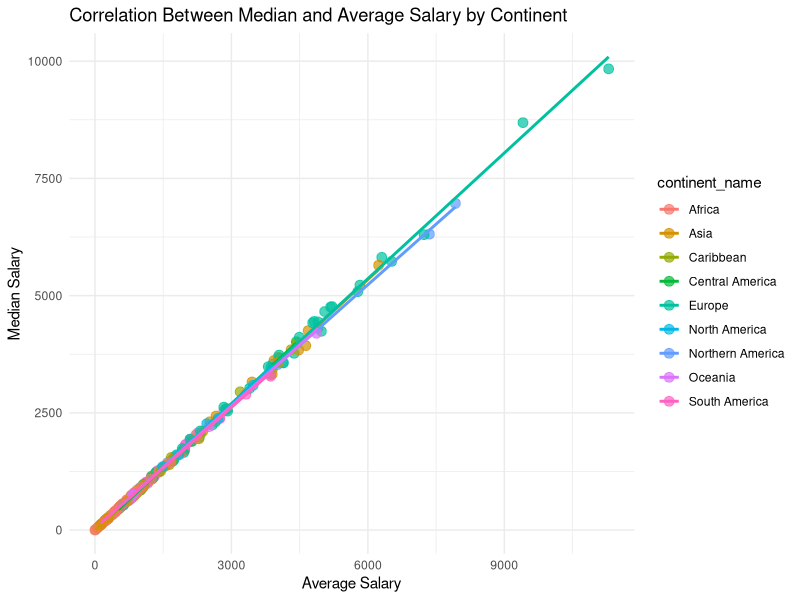
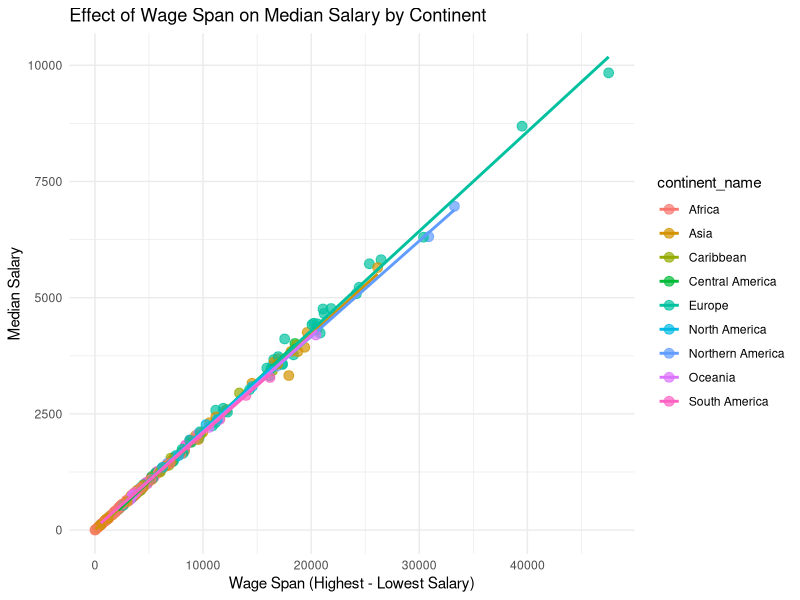
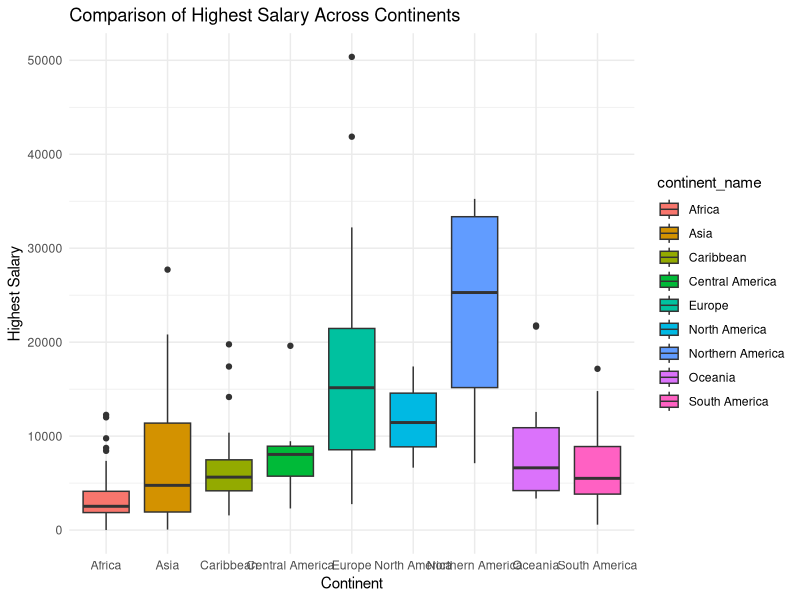
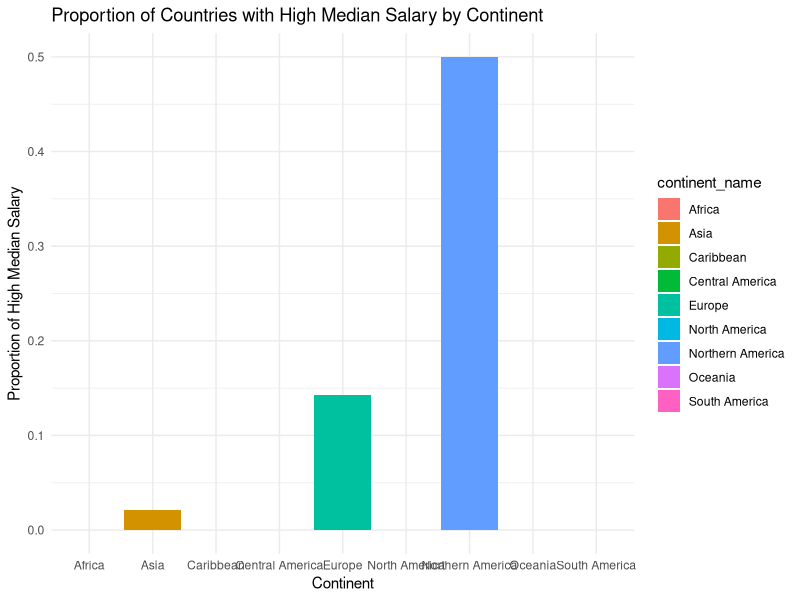

Recreate these plots in R, in order.
# Load necessary libraries
library(dplyr)
library(ggplot2)
library(stats)
library(magrittr)

# Load the dataset (replace with your file path if needed)
data <- read.csv("Datasets/salary_data.csv")

# 1. Is there a correlation between the median salary and the average salary within each continent?

# Calculate correlation by continent
correlations <- data %>%
  group_by(continent_name) %>%
  summarize(correlation = cor(median_salary, average_salary, use = "complete.obs"))

print(correlations)

# Scatter plot with linear regression line to visualize correlation
ggplot(data, aes(x = average_salary, y = median_salary, color = continent_name)) +
  geom_point(size = 3, alpha = 0.7) +
  geom_smooth(method = "lm", se = FALSE) +
  labs(title = "Correlation Between Median and Average Salary by Continent",
       x = "Average Salary", y = "Median Salary") +
  theme_minimal()

# 2. Does the wage span (difference between highest and lowest salaries) affect the median salary within each continent?

# Create a new column for wage span
data <- data %>%
  mutate(wage_span = highest_salary - lowest_salary)

# Calculate correlation between wage span and median salary by continent
wage_span_correlation <- data %>%
  group_by(continent_name) %>%
  summarize(correlation = cor(wage_span, median_salary, use = "complete.obs"))

print(wage_span_correlation)

# Scatter plot to visualize wage span vs median salary
ggplot(data, aes(x = wage_span, y = median_salary, color = continent_name)) +
  geom_point(size = 3, alpha = 0.7) +
  geom_smooth(method = "lm", se = FALSE) +
  labs(title = "Effect of Wage Span on Median Salary by Continent",
       x = "Wage Span (Highest - Lowest Salary)", y = "Median Salary") +
  theme_minimal()

# 3. Is there a significant difference in the highest salary between continents?

# Perform ANOVA to test the difference in highest salaries across continents
anova_result <- aov(highest_salary ~ continent_name, data = data)
summary(anova_result)

# Post-hoc Tukey test for pairwise comparison of means
tukey_result <- TukeyHSD(anova_result)
print(tukey_result)

# Boxplot for highest salary by continent
ggplot(data, aes(x = continent_name, y = highest_salary, fill = continent_name)) +
  geom_boxplot() +
  labs(title = "Comparison of Highest Salary Across Continents",
       x = "Continent", y = "Highest Salary") +
  theme_minimal()

# Comparison for Proportions (Example: Proportion of countries with high median salary across continents)

# Define a threshold for "high median salary" (e.g., above 5000)
threshold <- 5000
data <- data %>%
  mutate(high_median_salary = ifelse(median_salary > threshold, 1, 0))

# Calculate proportions of high median salary by continent
proportions <- data %>%
  group_by(continent_name) %>%
  summarize(proportion_high = mean(high_median_salary))

print(proportions)

# Bar plot for proportions
ggplot(proportions, aes(x = continent_name, y = proportion_high, fill = continent_name)) +
  geom_bar(stat = "identity") +
  labs(title = "Proportion of Countries with High Median Salary by Continent",
       x = "Continent", y = "Proportion of High Median Salary") +
  theme_minimal()

